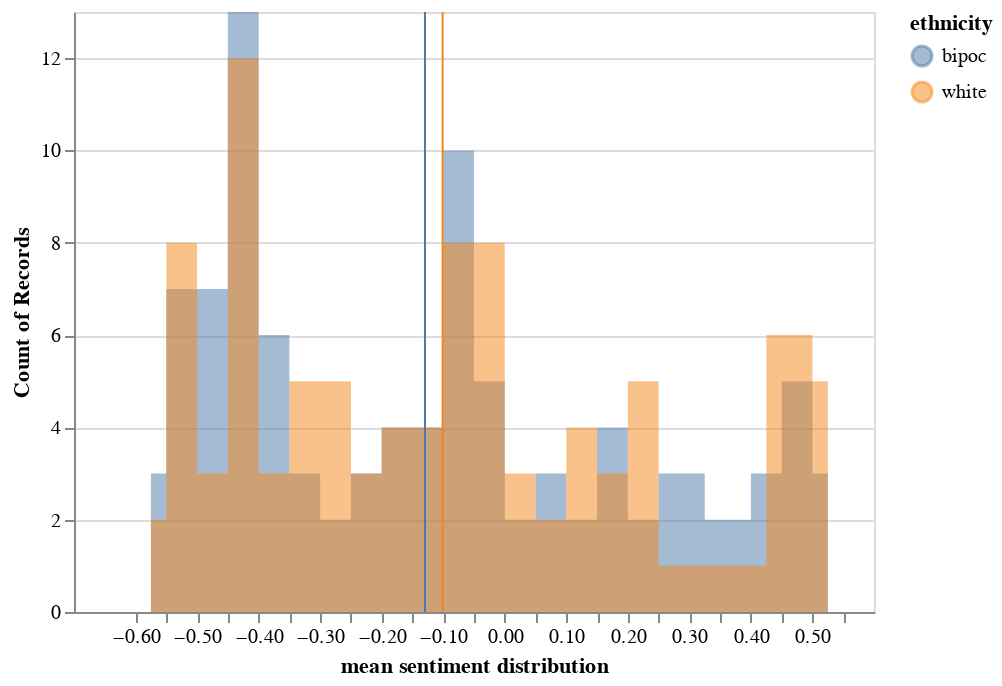

The notebook cell saved with this chart:
### Markdown cell above
## Sentiment score by ethnicity

### Code cell
source = forced_grouped_score
hist_forced_ethnicity_com = alt.Chart(source).mark_area(
    opacity=0.5,
    interpolate='step'
).encode(
    alt.X('sentimentScore:Q', bin=alt.Bin(maxbins=30), title='mean sentiment distribution'),
    alt.Y('count()',  stack=None),
    alt.Color('ethnicity'))

rule = alt.Chart(source).mark_rule(color='red').encode(
    x=alt.X('sentimentScore:Q', aggregate='mean'),
    color=alt.Color('ethnicity'))

hist_forced_ethnicity_com = hist_forced_ethnicity_com + rule
hist_forced_ethnicity_com

### Figure 1 — Vega-Lite specification as saved in the notebook (floating-point values rounded to 4 significant figures; data arrays with more than 128 entries replaced by an {"elided": "..."} marker saying what was removed)
{"config": {"view": {"continuousWidth": 400, "continuousHeight": 300}}, "layer": [{"mark": {"type": "area", "interpolate": "step", "opacity": 0.5}, "encoding": {"color": {"type": "nominal", "field": "ethnicity"}, "x": {"type": "quantitative", "bin": {"maxbins": 30}, "field": "sentimentScore", "title": "mean sentiment distribution"}, "y": {"type": "quantitative", "aggregate": "count", "stack": null}}}, {"mark": {"type": "rule", "color": "red"}, "encoding": {"color": {"type": "nominal", "field": "ethnicity"}, "x": {"type": "quantitative", "aggregate": "mean", "field": "sentimentScore"}}}], "data": {"name": "data-99eb8c8c60efe793b464ee589aa631da"}, "$schema": "https://vega.github.io/schema/vega-lite/v4.8.1.json", "datasets": {"data-99eb8c8c60efe793b464ee589aa631da": {"elided": "192 records"}}}
